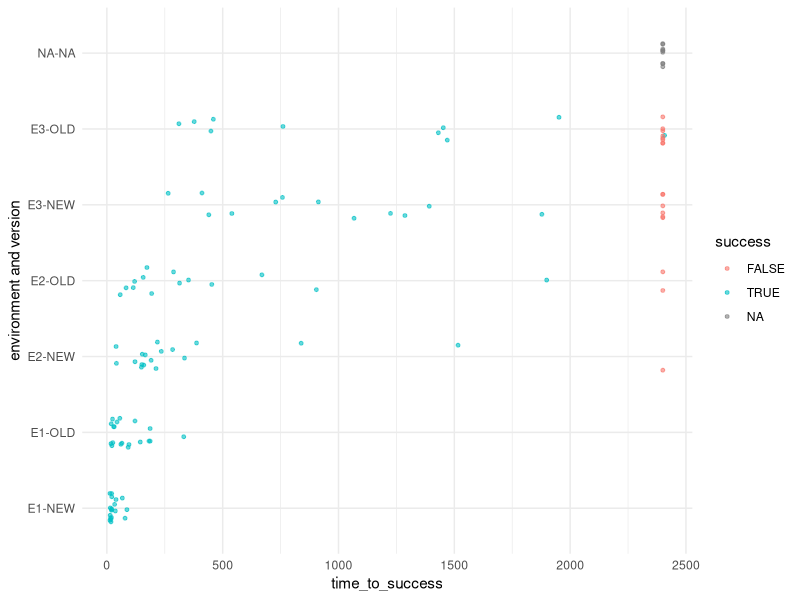

The R script that drew this image:
library(ggplot2)

options(width=160)

participants <- read.csv("participants.csv")
sessions <- read.csv("sessions.csv")
success <- read.csv("success.csv")

participants <- merge(participants, sessions, by=c("session"), all=T)
participants <- merge(participants, success, by=c("seat", "runid"), all=T)

pctsummary <- function(x) {
	sprintf("%d/%d = %5.1f%%", sum(x), length(x), 100*mean(x))
}

cat(sprintf("number of participants: %d (%d good, %d bad)\n",
	length(participants$good), sum(participants$good), sum(!participants$good)))

# From now on we use only the good participants.
participants <- participants[participants$good, ]

# Assign DNFs the maximum time.
participants$time_to_success[is.na(participants$time_to_success)] <- 40*60

p <- ggplot(participants, aes(x=sprintf("%s-%s", env, version), y=time_to_success, color=success))
p <- p + geom_point(size=1, alpha=0.6, position=position_jitter(width=0.2))
p <- p + coord_flip()
p <- p + xlab("environment and version")
p <- p + theme_minimal()
ggsave("time_to_success.pdf", p, width=5, height=4)

# participants

cat("\n")
cat(sprintf("number of good participants per condition\n"))
with(participants, aggregate(success, list(env=env, version=version), length))

cat("\n")
cat(sprintf("success rate per condition\n"))
with(participants, aggregate(success, list(env=env, version=version), pctsummary))

cat("\n")
cat(sprintf("success rate per condition per pool\n"))
with(participants, aggregate(success, list(env=env, version=version, pool=pool), pctsummary))

cat("\n")
cat(sprintf("ANOVA of success by env and version\n"))
summary(aov(success ~ env+version, data=participants))

for (env in levels(participants$env)) {
	cat("\n")
	cat(sprintf("t-test of means in env %s\n", as.character(env)))
	try(print(with(participants[participants$env==env, ], t.test(success[version=="NEW"], success[version=="OLD"]))))
}
